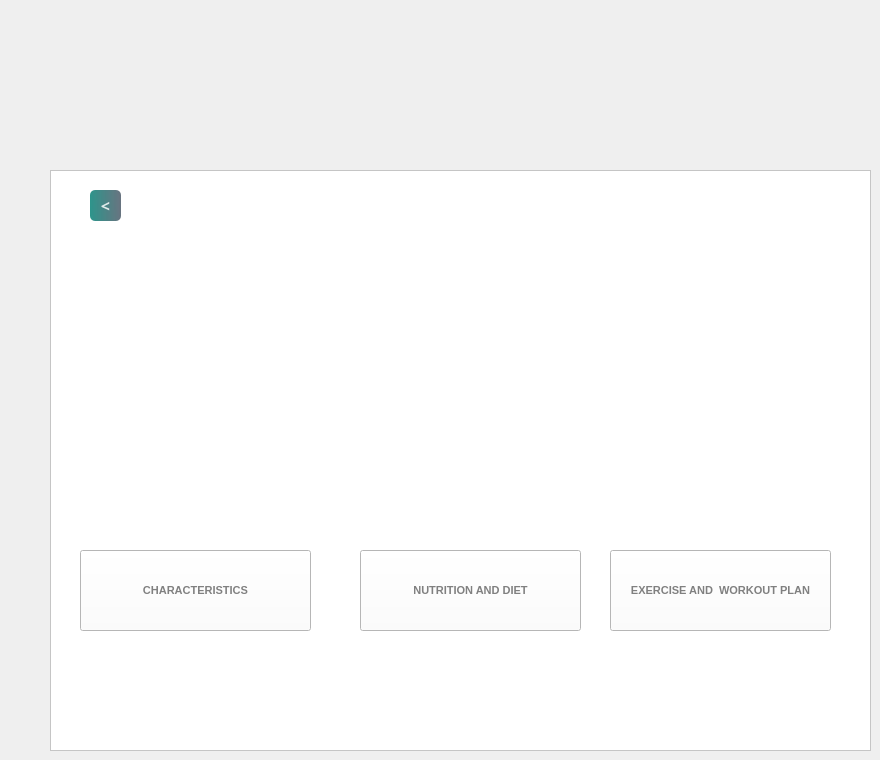
    <widget class="QWidget" name="Endomorphfeatures">
     <widget class="QFrame" name="frame_12">
      <property name="geometry">
       <rect>
        <x>50</x>
        <y>170</y>
        <width>821</width>
        <height>581</height>
       </rect>
      </property>
      <property name="styleSheet">
       <string notr="true">background-color: rgb(255, 255, 255);</string>
      </property>
      <property name="frameShape">
       <enum>QFrame::Shape::StyledPanel</enum>
      </property>
      <property name="frameShadow">
       <enum>QFrame::Shadow::Raised</enum>
      </property>
      <widget class="QLabel" name="label_53">
       <property name="geometry">
        <rect>
         <x>30</x>
         <y>80</y>
         <width>231</width>
         <height>321</height>
        </rect>
       </property>
       <property name="styleSheet">
        <string notr="true">border-image: url(:/images/endomorph.png);
border-radius:10px;



QLabel {
    /* Initial style for QLabel */
    border: 1px solid transparent; /* No border initially */
    padding: 0px; /* No padding initially */
}

/* Style when QLabel is hovered over */
QLabel_28:hover {
    border: 2px solid blue; /* Blue border when hovered */
    padding: 5px; /* 5px padding inside the border */
    border-style: solid;
}</string>
       </property>
       <property name="text">
        <string/>
       </property>
       <property name="pixmap">
        <pixmap>:/endomorph.png</pixmap>
       </property>
       <property name="scaledContents">
        <bool>true</bool>
       </property>
      </widget>
      <widget class="QPushButton" name="Endocharacteristics">
       <property name="geometry">
        <rect>
         <x>30</x>
         <y>380</y>
         <width>231</width>
         <height>81</height>
        </rect>
       </property>
       <property name="font">
        <font>
         <pointsize>8</pointsize>
         <bold>true</bold>
        </font>
       </property>
       <property name="styleSheet">
        <string notr="true">

QPushButton#Endocharacteristics{
color:grey;
}

QPushButton#Endocharacteristics:hover{
        padding-left:5px;
        padding-top:5px;}


</string>
       </property>
       <property name="text">
        <string>CHARACTERISTICS</string>
       </property>
      </widget>
      <widget class="QLabel" name="label_54">
       <property name="geometry">
        <rect>
         <x>310</x>
         <y>80</y>
         <width>221</width>
         <height>321</height>
        </rect>
       </property>
       <property name="styleSheet">
        <string notr="true">border-image: url(:/images/endodiet.jpg);
border-radius:10px;



QLabel {
    /* Initial style for QLabel */
    border: 1px solid transparent; /* No border initially */
    padding: 0px; /* No padding initially */
}

/* Style when QLabel is hovered over */
QLabel_28:hover {
    border: 2px solid blue; /* Blue border when hovered */
    padding: 5px; /* 5px padding inside the border */
    border-style: solid;
}</string>
       </property>
       <property name="text">
        <string/>
       </property>
       <property name="pixmap">
        <pixmap>:/endodiet.jpg</pixmap>
       </property>
       <property name="scaledContents">
        <bool>true</bool>
       </property>
      </widget>
      <widget class="QLabel" name="label_55">
       <property name="geometry">
        <rect>
         <x>560</x>
         <y>80</y>
         <width>221</width>
         <height>321</height>
        </rect>
       </property>
       <property name="styleSheet">
        <string notr="true">border-image: url(:/images/mesomorph.png);
border-image: url(:/images/register.jpg);
border-radius:10px;



QLabel {
    /* Initial style for QLabel */
    border: 1px solid transparent; /* No border initially */
    padding: 0px; /* No padding initially */
}

/* Style when QLabel is hovered over */
QLabel_28:hover {
    border: 2px solid blue; /* Blue border when hovered */
    padding: 5px; /* 5px padding inside the border */
    border-style: solid;
}</string>
       </property>
       <property name="text">
        <string/>
       </property>
       <property name="pixmap">
        <pixmap>:/exercise.jpg</pixmap>
       </property>
       <property name="scaledContents">
        <bool>true</bool>
       </property>
      </widget>
      <widget class="QPushButton" name="Endonutritionanddiet">
       <property name="geometry">
        <rect>
         <x>310</x>
         <y>380</y>
         <width>221</width>
         <height>81</height>
        </rect>
       </property>
       <property name="font">
        <font>
         <pointsize>8</pointsize>
         <bold>true</bold>
        </font>
       </property>
       <property name="styleSheet">
        <string notr="true">

QPushButton#Endonutritionanddiet{
color:grey;
}

QPushButton#Endonutritionanddiet:hover{
        padding-left:5px;
        padding-top:5px;}


</string>
       </property>
       <property name="text">
        <string>NUTRITION AND DIET</string>
       </property>
      </widget>
      <widget class="QPushButton" name="Endoexerciseandworkout">
       <property name="geometry">
        <rect>
         <x>560</x>
         <y>380</y>
         <width>221</width>
         <height>81</height>
        </rect>
       </property>
       <property name="font">
        <font>
         <pointsize>8</pointsize>
         <bold>true</bold>
        </font>
       </property>
       <property name="styleSheet">
        <string notr="true">

QPushButton#Endoexerciseandworkout{
color:grey;
}

QPushButton#Endoexerciseandworkout:hover{
        padding-left:5px;
        padding-top:5px;}


</string>
       </property>
       <property name="text">
        <string>EXERCISE AND  WORKOUT PLAN</string>
       </property>
      </widget>
      <widget class="QPushButton" name="back2">
       <property name="geometry">
        <rect>
         <x>40</x>
         <y>20</y>
         <width>31</width>
         <height>31</height>
        </rect>
       </property>
       <property name="font">
        <font>
         <family>Sitka Banner</family>
         <pointsize>12</pointsize>
         <bold>true</bold>
        </font>
       </property>
       <property name="styleSheet">
        <string notr="true">

QPushButton#back2{
        background-color: qlineargradient(spread:pad, x1:0, y1:0.505682, x2:1, y2:0.477, stop:0 rgba(11, 131, 120, 219), stop:1 rgba(85, 98, 112, 226));
        color:rgba(255, 255, 255, 210);
        border-radius:5px;
}

QPushButton#back2:hover{
        background-color: qlineargradient(spread:pad, x1:0, y1:0.505682, x2:1, y2:0.477, stop:0 rgba(150, 123, 111, 219), stop:1 rgba(85, 81, 84, 226));
}

QPushButton#back2:pressed{
        padding-left:5px;
        padding-top:5px;
        background-color:rgba(150, 123, 111, 255);
}
</string>
       </property>
       <property name="text">
        <string>&lt;</string>
       </property>
      </widget>
     </widget>
    </widget>
